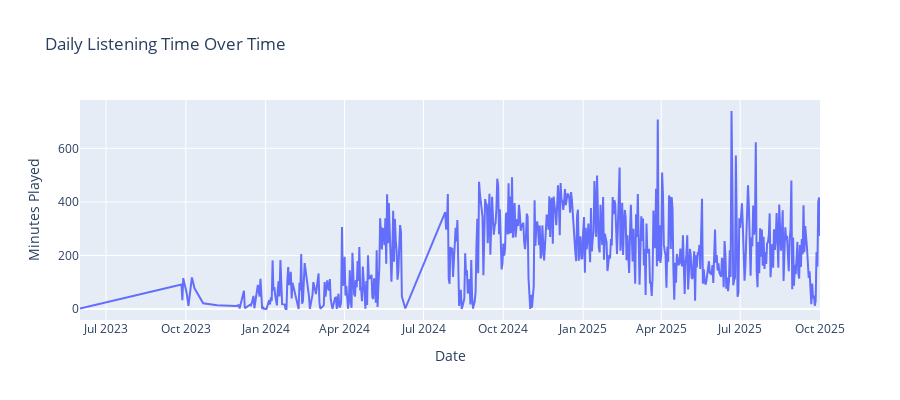

Here is the notebook cell this chart was saved with:
### Markdown cell above
## ⏰ Listening Patterns Over Time

### Code cell
daily_listening = df.groupby('date')['minutes_played'].sum().reset_index()

fig = px.line(daily_listening, x='date', y='minutes_played', 
              title='Daily Listening Time Over Time',
              labels={'minutes_played': 'Minutes Played', 'date': 'Date'})
fig.update_layout(height=400)
fig.show()

### Figure 1 — Plotly figure (JSON) as saved in the notebook; plotly's stock layout.template omitted (floating-point values rounded to 4 significant figures; data arrays with more than 128 entries replaced by an {"elided": "..."} marker saying what was removed)
{"data": [{"hovertemplate": "Date=%{x}<br>Minutes Played=%{y}<extra></extra>", "legendgroup": "", "line": {"color": "#636efa", "dash": "solid"}, "marker": {"symbol": "circle"}, "mode": "lines", "name": "", "orientation": "v", "showlegend": false, "type": "scatter", "x": {"elided": "591 str values"}, "xaxis": "x", "y": {"elided": "591 float values"}, "yaxis": "y"}], "layout": {"height": 400, "legend": {"tracegroupgap": 0}, "title": {"text": "Daily Listening Time Over Time"}, "xaxis": {"anchor": "y", "domain": [0, 1], "title": {"text": "Date"}}, "yaxis": {"anchor": "x", "domain": [0, 1], "title": {"text": "Minutes Played"}}}}
